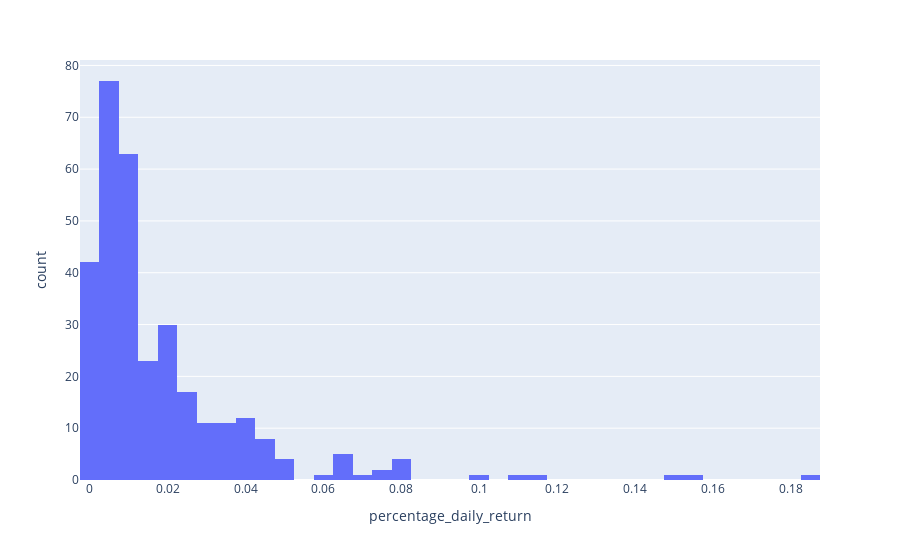

This figure's notebook cell:
### Code cell
# show perecentages of wrong predictions histogramm

dfwrongs.abs().sort_values("percentage_daily_return")
fig = px.histogram(dfwrongs.abs(), x="percentage_daily_return")
fig.show()

### Figure 1 — Plotly figure (JSON) as saved in the notebook; plotly's stock layout.template omitted (floating-point values rounded to 4 significant figures; data arrays with more than 128 entries replaced by an {"elided": "..."} marker saying what was removed)
{"data": [{"alignmentgroup": "True", "bingroup": "x", "hovertemplate": "percentage_daily_return=%{x}<br>count=%{y}<extra></extra>", "legendgroup": "", "marker": {"color": "#636efa"}, "name": "", "offsetgroup": "", "orientation": "v", "showlegend": false, "type": "histogram", "x": {"elided": "317 float values"}, "xaxis": "x", "yaxis": "y"}], "layout": {"barmode": "relative", "legend": {"tracegroupgap": 0}, "margin": {"t": 60}, "xaxis": {"anchor": "y", "domain": [0, 1], "title": {"text": "percentage_daily_return"}}, "yaxis": {"anchor": "x", "domain": [0, 1], "title": {"text": "count"}}}}
